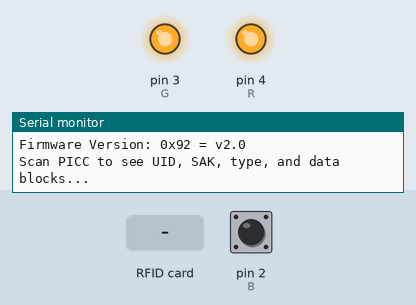
Recording of a sketch running on a simulated Arduino Uno, built with avr-gcc and run on an emulated ATmega328P. Shown: output pins drawn as LEDs (lit = HIGH), the last lines printed to the serial monitor. Inputs (shaded band) come from the test bench; at power-on: pin 2 (B) HIGH. Pins used as bus, display or sensor lines are not drawn.

Above: at 1.2 s.
1.3 s: RFID card 5E 7A 19 C4 held to the reader
At 1.7 s:
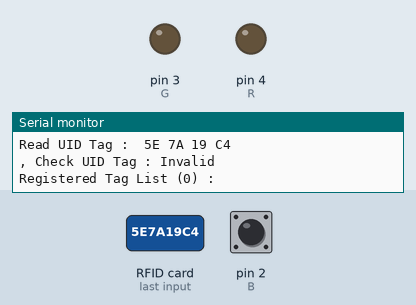
Timing chart, 0 to 4.3 s (numbered marks = the images above; inputs shaded):
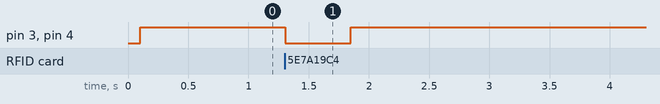

The sketch:

RFID_register.ino
```cpp
// (licence header left out)
#include <SPI.h>
#include <MFRC522.h>
#include <List.hpp>

#define RST_PIN         9          // Configurable, see typical pin layout above
#define SS_PIN          10         // Configurable, see typical pin layout above

List<MFRC522::Uid> tag_list;
// const byte MY_TAG[4] = {0xC3, 0xA3, 0xD5, 0x0F};
MFRC522 mfrc522(SS_PIN, RST_PIN);  // Create MFRC522 instance
const int R = 4;
const int G = 3;
const int B = 2;
int color;
int count = 0;
bool led_state = false;
bool registered = false;

int status;
void LED (bool r, bool g, bool b) ;

void setup() {
	Serial.begin(9600);		// Initialize serial communications with the PC
	while (!Serial);		// Do nothing if no serial port is opened (added for Arduinos based on ATMEGA32U4)
	SPI.begin();			// Init SPI bus
	mfrc522.PCD_Init();		// Init MFRC522
	delay(4);				// Optional delay. Some board do need more time after init to be ready, see Readme
	mfrc522.PCD_DumpVersionToSerial();	// Show details of PCD - MFRC522 Card Reader details
	Serial.println(F("Scan PICC to see UID, SAK, type, and data blocks..."));

  pinMode(R, OUTPUT);
  pinMode(G, OUTPUT);
  pinMode(B, OUTPUT);
  pinMode(2, INPUT);
}

void loop() {
	// Reset the loop if no new card present on the sensor/reader. This saves the entire process when idle.
	if ( ! mfrc522.PICC_IsNewCardPresent()) {
    if (count > 0) {
      if (count % 15 == 0) {
        led_state = !led_state;
        digitalWrite(color, led_state);
      }
      count --;
      delay(1);
    }
    else {
      digitalWrite(R, HIGH);
      digitalWrite(G, HIGH);
      digitalWrite(B, HIGH);

    }
		return;
  }
	// Select one of the cards
	if ( ! mfrc522.PICC_ReadCardSerial()) {
		return;
	}

  // Read UID
  digitalWrite(R, LOW);
  digitalWrite(G, LOW);
  digitalWrite(B, LOW);
  Serial.print("Read UID Tag : ");
  for ( byte i = 0; i < mfrc522.uid.size; i++) {
    Serial.print(mfrc522.uid.uidByte[i] < 0x10 ? " 0" : " ");
    Serial.print(mfrc522.uid.uidByte[i], HEX);
  }
  Serial.println();

  // status in Register
    // Register
  registered = false;
  for (int i = 0; i < tag_list.getSize(); i++) {
    if (memcmp(tag_list.get(i).uidByte, mfrc522.uid.uidByte, 4) == 0) {
      registered = true;
    }
  }
  status = digitalRead(2);
  if (status) { // register
    if (!registered) {
      color = B;
      tag_list.addLast(mfrc522.uid);
    }
    else {
      color = R;
    }
    count = 75;
    led_state = 1;
    digitalWrite(color, led_state);
  }
  else {  //verification
    Serial.print(", Check UID Tag : ");
    if (registered) {
      Serial.print("Valid");
    }
    else {
      Serial.print("Invalid");
    }
    Serial.println();
  }

  // Print Tag List
  Serial.print("Registered Tag List (");
  Serial.print(tag_list.getSize());
  Serial.print(") :");
  Serial.println();

  for (int i = 0; i < tag_list.getSize(); i++) {
    for (byte j = 0; j < 4; j++) {
      Serial.print(tag_list.get(i).uidByte[j] < 0x10 ? " 0" : " ");
      Serial.print(tag_list.get(i).uidByte[j], HEX);
    }
    Serial.println();
  }
  delay(500);
}
```

Measured:
- after the input at 1.3 s, pin 3 (G), pin 4 (R): HIGH → LOW at once, → HIGH 0.54 s later
